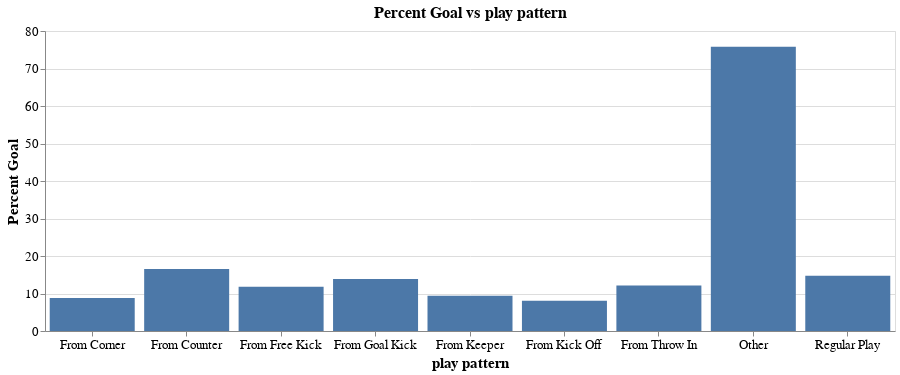

Notebook source saved alongside this figure:
### Markdown cell above
#### 2.3.3 Percent goals by player pattern

### Code cell
plot_percent_goal_vs_attr("play pattern", "bar")

### Figure 1 — Vega-Lite specification as saved in the notebook (floating-point values rounded to 4 significant figures)
{"config": {"view": {"continuousWidth": 400, "continuousHeight": 300}, "axis": {"labelFontSize": 13, "titleFontSize": 15}, "title": {"fontSize": 16}}, "data": {"name": "data-9eae254c55fa0f08a457a8f964790d28"}, "mark": "bar", "encoding": {"x": {"type": "nominal", "axis": {"labelAngle": 0, "title": "play pattern"}, "field": "play pattern"}, "y": {"type": "quantitative", "axis": {"title": "Percent Goal"}, "field": "Percent Goal"}}, "height": 300, "title": "Percent Goal vs play pattern", "width": 850, "$schema": "https://vega.github.io/schema/vega-lite/v4.8.1.json", "datasets": {"data-9eae254c55fa0f08a457a8f964790d28": [{"play pattern": "From Corner", "No Goal": 1008, "Goal": 97, "Percent Goal": 8.778}, {"play pattern": "From Counter", "No Goal": 283, "Goal": 56, "Percent Goal": 16.52}, {"play pattern": "From Free Kick", "No Goal": 1760, "Goal": 236, "Percent Goal": 11.82}, {"play pattern": "From Goal Kick", "No Goal": 242, "Goal": 39, "Percent Goal": 13.88}, {"play pattern": "From Keeper", "No Goal": 87, "Goal": 9, "Percent Goal": 9.375}, {"play pattern": "From Kick Off", "No Goal": 103, "Goal": 9, "Percent Goal": 8.036}, {"play pattern": "From Throw In", "No Goal": 1106, "Goal": 153, "Percent Goal": 12.15}, {"play pattern": "Other", "No Goal": 29, "Goal": 91, "Percent Goal": 75.83}, {"play pattern": "Regular Play", "No Goal": 2479, "Goal": 429, "Percent Goal": 14.75}]}}
